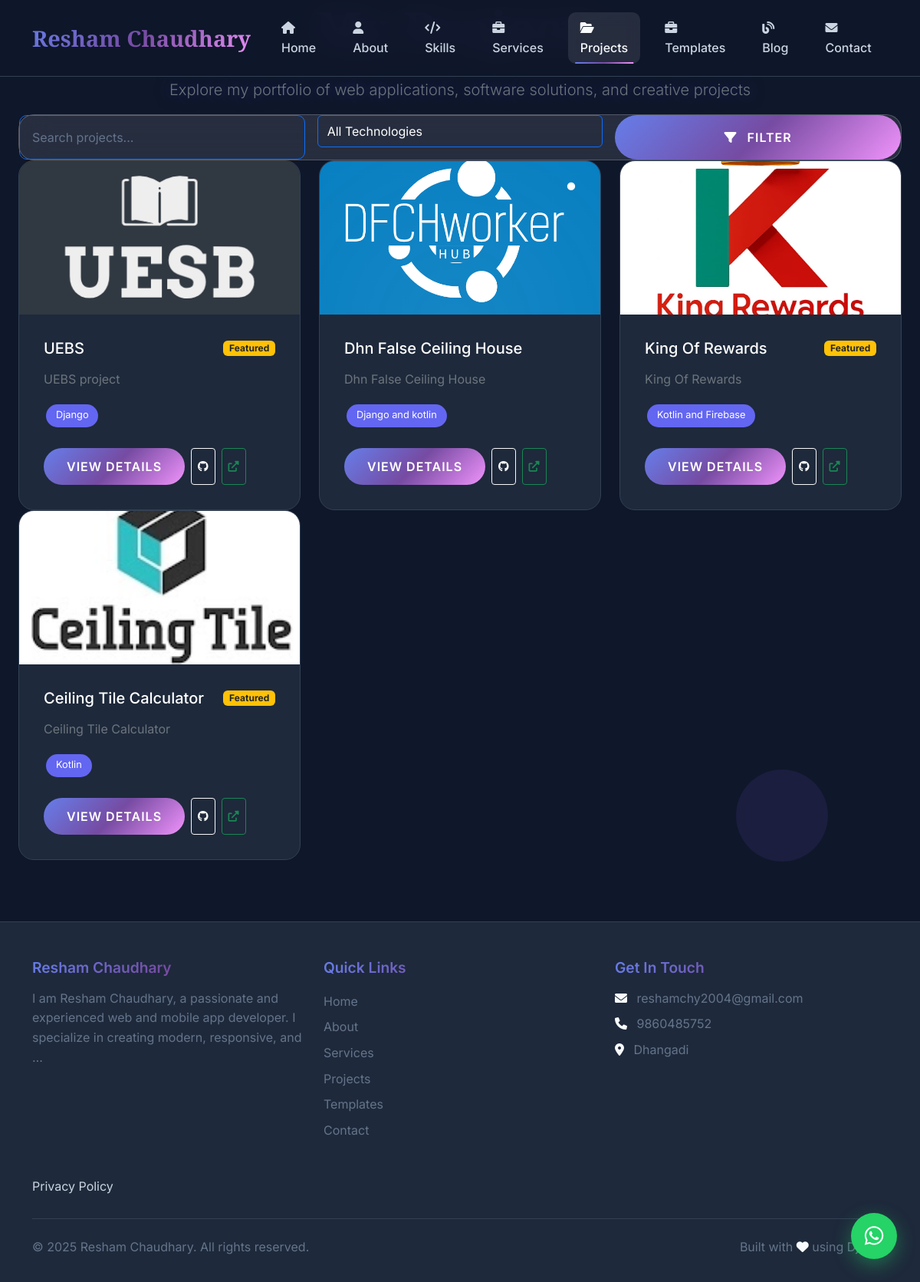
/projects/, run on the app's committed database.
### app/models.py (models this page shows, shortened)
class Profile(models.Model):
    name = models.CharField(max_length=100)
    title = models.CharField(max_length=200)
    bio = RichTextField()
    profile_image = models.ImageField(upload_to='profile/')
    resume = models.FileField(upload_to='resume/', blank=True, null=True)
    email = models.EmailField()
    phone = models.CharField(max_length=20, blank=True)
    location = models.CharField(max_length=100, blank=True)
    github = models.URLField(blank=True)
    linkedin = models.URLField(blank=True)
    twitter = models.URLField(blank=True)
    instagram = models.URLField(blank=True)
    created_at = models.DateTimeField(auto_now_add=True)
    class Meta:
        verbose_name = "Profile"
        verbose_name_plural = "Profile"

class Project(models.Model):
    title = models.CharField(max_length=200)
    description = RichTextField()
    image = models.ImageField(upload_to='projects/')
    tech_stack = models.CharField(max_length=500, help_text="Comma-separated technologies")
    github_url = models.URLField(blank=True)
    demo_url = models.URLField(blank=True)
    is_featured = models.BooleanField(default=False)
    created_date = models.DateField()
    order = models.IntegerField(default=0)
    def get_tech_list(self):
        return [tech.strip() for tech in self.tech_stack.split(',')]
    class Meta:
        ordering = ['-created_date', 'order']

### app/views.py (the view)
# urls.py: path('projects/', views.projects, name='projects'),
def projects(request):
    profile = get_profile()
    search_query = request.GET.get('search', '')
    tech_filter = request.GET.get('tech', '')
    projects_list = Project.objects.all()
    if search_query:
        projects_list = projects_list.filter(
            Q(title__icontains=search_query) |
            Q(description__icontains=search_query) |
            Q(tech_stack__icontains=search_query)
        )
    if tech_filter:
        projects_list = projects_list.filter(tech_stack__icontains=tech_filter)
    all_projects = Project.objects.all()
    all_techs = set()
    for project in all_projects:
        all_techs.update(project.get_tech_list())
    all_techs = sorted(list(all_techs))
    paginator = Paginator(projects_list, 9)
    page_number = request.GET.get('page')
    projects = paginator.get_page(page_number)
    context = {
        'profile': profile,
        'projects': projects,
        'search_query': search_query,
        'tech_filter': tech_filter,
        'all_techs': all_techs,
    }
    return render(request, 'projects.html', context)

### app/views.py (called while the page is built)
def get_profile():
    return Profile.objects.first()

### app/templates/projects.html (shortened to what this page needs)
{% extends 'base.html' %}
{% load static %}
{% block content %}
<div class="container-fluid px-4 py-12">
    <div class="text-center mb-12 fade-in-up">
        <h1 class="display-3 gradient-text mb-4">My Projects</h1>
        <p class="lead text-glow text-secondary max-w-2xl mx-auto">
            Explore my portfolio of web applications, software solutions, and creative projects
        </p>
    </div>
    <div class="glass-card p-6 mb-8 animate">
        <form method="GET" class="row g-3">
            <div class="col-12 col-md-6 col-lg-4">
                <input type="text"
                       name="search"
                       value="{{ search_query }}"
                       placeholder="Search projects..."
                       class="form-control bg-transparent text-white border-primary"
                       aria-label="Search projects">
            </div>
            <div class="col-12 col-md-6 col-lg-4">
                <select name="tech" class="form-control bg-transparent text-white border-primary">
                    <option value="">All Technologies</option>
                </select>
            </div>
            <div class="col-12 col-lg-4 d-flex gap-2">
                <button type="submit" class="btn btn-primary flex-grow-1">
                    <i class="fas fa-filter me-2"></i> Filter
                </button>
            </div>
        </form>
    </div>
    <div class="row g-6 mb-12">
        {% for project in projects %}
            <div class="col-12 col-md-6 col-lg-4">
                <div class="project-card h-100 animate">
                    {% if project.image %}
                        <img src="{{ project.image.url }}" alt="{{ project.title }}" class="project-image w-100" loading="lazy">
                    {% else %}
                        <div class="project-image w-100 bg-gradient-3 d-flex align-items-center justify-content-center">
                            <span class="text-white fs-5 fw-bold">{{ project.title|truncatechars:15 }}</span>
                        </div>
                    {% endif %}
                    <div class="card-body">
                        <div class="d-flex justify-content-between align-items-center mb-3">
                            <h3 class="h5 mb-0 text-white">{{ project.title }}</h3>
                            {% if project.is_featured %}
                                <span class="badge bg-warning text-dark">Featured</span>
                            {% endif %}
                        </div>
                        <p class="text-secondary">{{ project.description|truncatewords:20|striptags }}</p>
                        <div class="d-flex flex-wrap gap-2 mb-4">
                            {% for tech in project.get_tech_list %}
                                <span class="tech-tag">{{ tech }}</span>
                            {% endfor %}
                        </div>
                        <div class="d-grid gap-2 d-md-flex">
                            <a href="{% url 'project_detail' project.pk %}"
                               class="btn btn-primary">
                                View Details
                            </a>
                            {% if project.github_url %}
                                <a href="{{ project.github_url }}" target="_blank"
                                   class="btn btn-outline-light btn-sm d-flex align-items-center justify-content-center"
                                   aria-label="GitHub">
                                    <i class="fab fa-github"></i>
                                </a>
                            {% endif %}
                            {% if project.demo_url %}
                                <a href="{{ project.demo_url }}" target="_blank"
                                   class="btn btn-outline-success btn-sm d-flex align-items-center justify-content-center"
                                   aria-label="Live Demo">
                                    <i class="fas fa-external-link-alt"></i>
                                </a>
                            {% endif %}
                        </div>
                    </div>
                </div>
            </div>
        {% endfor %}
    </div>
</div>
{% endblock %}

### app/templates/base.html (shortened to what this page needs)
<!DOCTYPE html>
<html lang="en">
<head>
    <link href="https://cdnjs.cloudflare.com/ajax/libs/bootstrap/5.3.2/css/bootstrap.min.css" rel="stylesheet">
    <link href="https://cdnjs.cloudflare.com/ajax/libs/font-awesome/6.4.0/css/all.min.css" rel="stylesheet">
    <link rel="stylesheet" href="https://cdnjs.cloudflare.com/ajax/libs/font-awesome/6.0.0/css/all.min.css">
    <link href="https://cdnjs.cloudflare.com/ajax/libs/aos/2.3.4/aos.css" rel="stylesheet">
</head>
<body>
    <div class="animated-bg">
        <div class="floating-shapes">
            <div class="shape"></div>
        </div>
    </div>
    <nav class="navbar navbar-expand-lg navbar-dark fixed-top">
        <div class="container">
            <a class="navbar-brand" href="{% url 'home' %}">
                {% if profile %}{{ profile.name }}{% else %}Portfolio{% endif %}
            </a>
            <div class="collapse navbar-collapse" id="navbarNav">
                <ul class="navbar-nav ms-auto">
                    <li class="nav-item">
                        <a class="nav-link" href="{% url 'home' %}">
                            <i class="fas fa-home me-1"></i> Home
                        </a>
                    </li>
                    <li class="nav-item">
                        <a class="nav-link" href="{% url 'about' %}">
                            <i class="fas fa-user me-1"></i> About
                        </a>
                    </li>
                    <li class="nav-item">
                        <a class="nav-link" href="{% url 'skills' %}">
                            <i class="fas fa-code me-1"></i> Skills
                        </a>
                    </li>
                    <li class="nav-item">
                        <a class="nav-link" href="{% url 'services' %}">
                            <i class="fas fa-briefcase me-1"></i> Services
                        </a>
                    </li>
                    <li class="nav-item">
                        <a class="nav-link" href="{% url 'projects' %}">
                            <i class="fas fa-folder-open me-1"></i> Projects
                        </a>
                    </li>
                    <li class="nav-item">
                        <a class="nav-link" href="{% url 'template_list' %}">
                            <i class="fas fa-briefcase me-1"></i> Templates
                        </a>
                    </li>
                    <li class="nav-item">
                        <a class="nav-link" href="{% url 'blog' %}">
                            <i class="fas fa-blog me-1"></i> Blog
                        </a>
                    </li>
                    <li class="nav-item">
                        <a class="nav-link" href="{% url 'contact' %}">
                            <i class="fas fa-envelope me-1"></i> Contact
                        </a>
                    </li>
                </ul>
            </div>
        </div>
    </nav>
    <main>
        {% block content %}
        {% endblock %}
    </main>
    <footer class="footer">
        <div class="container">
            <div class="row">
                <div class="col-lg-4 mb-4">
                    <h5 class="gradient-text mb-3">
                        {% if profile %}{{ profile.name }}{% else %}Portfolio{% endif %}
                    </h5>
                    <p class="text-muted">
                        {% if profile %}{{ profile.bio|striptags|truncatewords:20 }}{% endif %}
                    </p>
                </div>
                <div class="col-lg-4 mb-4">
                    <h5 class="gradient-text mb-3">Quick Links</h5>
                    <ul class="list-unstyled">
                        <li><a href="{% url 'home' %}" class="text-muted text-decoration-none">Home</a></li>
                        <li><a href="{% url 'about' %}" class="text-muted text-decoration-none">About</a></li>
                        <li><a href="{% url 'services' %}" class="text-muted text-decoration-none">Services</a></li>
                        <li><a href="{% url 'projects' %}" class="text-muted text-decoration-none">Projects</a></li>
                        <li><a href="{% url 'template_list' %}" class="text-muted text-decoration-none">Templates</a></li>
                        <li><a href="{% url 'contact' %}" class="text-muted text-decoration-none">Contact</a></li>
                    </ul>
                </div>
                <div class="col-lg-4 mb-4">
                    <h5 class="gradient-text mb-3">Get In Touch</h5>
                    {% if profile %}
                    <p class="text-muted mb-2">
                        <i class="fas fa-envelope me-2"></i>
                        {{ profile.email }}
                    </p>
                    {% if profile.phone %}
                    <p class="text-muted mb-2">
                        <i class="fas fa-phone me-2"></i>
                        {{ profile.phone }}
                    </p>
                    {% endif %}
                    {% if profile.location %}
                    <p class="text-muted mb-2">
                        <i class="fas fa-map-marker-alt me-2"></i>
                        {{ profile.location }}
                    </p>
                    {% endif %}
                    {% endif %}
                </div>
            </div>
            <a class="nav-link" href="https://pythondevelopersites.blogspot.com/2025/08/potfolio-web-privacy-policy.html" target="_blank">Privacy Policy</a>
            <hr class="my-4" style="border-color: var(--dark-border);">
            <div class="row">
                <div class="col-md-6">
                    <p class="text-muted mb-0">
                        © 2025 {% if profile %}{{ profile.name }}{% else %}Portfolio{% endif %}. All rights reserved.
                    </p>
                </div>
                <div class="col-md-6 text-md-end">
                    <p class="text-muted mb-0">
                        Built with <i class="fas fa-heart text-danger"></i> using Django
                    </p>
                </div>
            </div>
        </div>
    </footer>
<a href="https://wa.me/9779860485752?text=Hello%20I'm%20interested%20in%20your%20services"
   class="whatsapp-float"
   target="_blank"
   rel="noopener noreferrer"
   aria-label="Chat on WhatsApp">
    <i class="fab fa-whatsapp"></i>
</a>
</body>
</html>

### data on the page
Profile: name "Resham Chaudhary", bio "I am Resham Chaudhary, a passionate and experienced web and mobile app developer. I specialize in creating modern, responsive, and …", email "reshamchy2004@gmail.com", phone "9860485752", location "Dhangadi"
Project: image (picture), title "UEBS", is_featured "Featured", description "UEBS project", get_tech_list "Django"
Project: image (picture), title "Dhn False Ceiling House", description "Dhn False Ceiling House", get_tech_list "Django and kotlin"
Project: image (picture), title "King Of Rewards", is_featured "Featured", description "King Of Rewards", get_tech_list "Kotlin and Firebase"
Project: image (picture), title "Ceiling Tile Calculator", is_featured "Featured", description "Ceiling Tile Calculator", get_tech_list "Kotlin"
